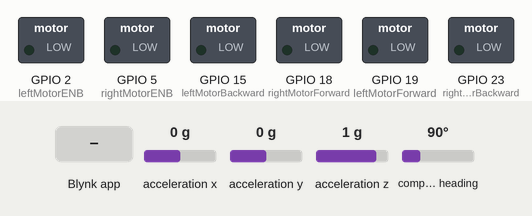
Simulated run of this sketch. Board: ESP32. Parts: switched loads named in the sketch (green lamp = pin HIGH). The inputs (shaded band) are chosen by the test bench; at power-on: compass heading 90°, acceleration x 0 g, acceleration y 0 g, acceleration z 1 g. WiFi joins after 1.5 s; servers stay silent unless stated.

Above: at 4.0 s.
4.1 s: Blynk app writes 1 to V5
At 4.6 s:
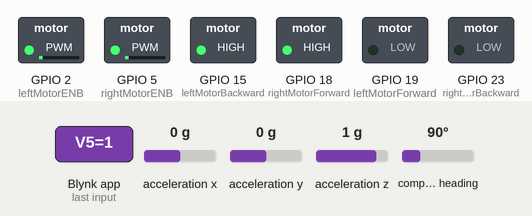
5.6 s: compass heading set to 177°
At 6.2 s:
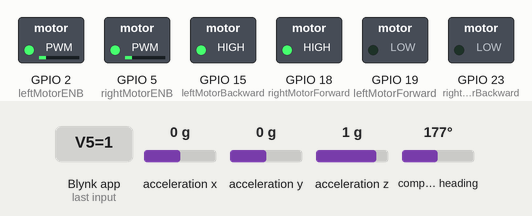
7.1 s: compass heading set to 187°
At 7.7 s:
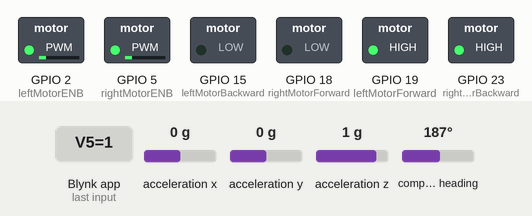
8.6 s: Blynk app writes 0 to V6
At 9.3 s:
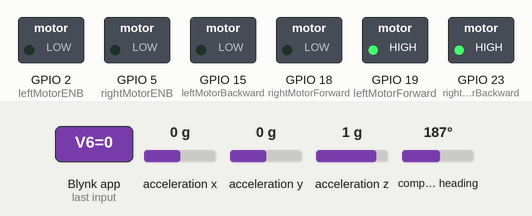
10.1 s: Blynk app writes 200 to V6
At 10.8 s:
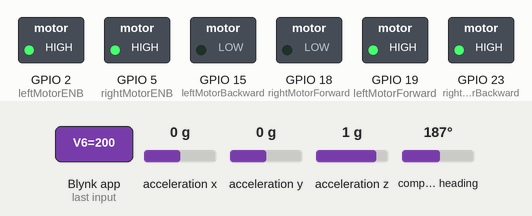
11.6 s: compass heading set to 7°
At 12.4 s:
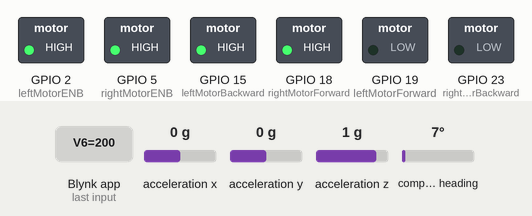
Timing chart, 0 to 14.1 s (numbered marks = the images above; inputs shaded):
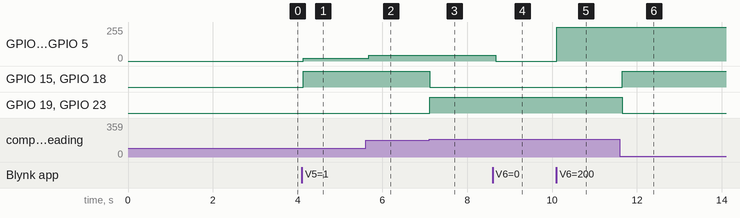

Measured:
- the behaviour switches between 180 and 181° on compass heading (found by bisection; images 2 and 3)
- after the input at 4.1 s, GPIO 2 (leftMotorENB), GPIO 5 (rightMotorENB): 0/255 → 22/255 at once; GPIO 15 (leftMotorBackward), GPIO 18 (rightMotorForward): LOW → HIGH at once
- after the input at 5.6 s, GPIO 2 (leftMotorENB), GPIO 5 (rightMotorENB): 22/255 → 44/255 after 0.08 s
- after the input at 7.1 s, GPIO 15 (leftMotorBackward), GPIO 18 (rightMotorForward): HIGH → LOW at once; GPIO 19 (leftMotorForward), GPIO 23 (rightMotorBackward): LOW → HIGH at once
- after the input at 8.6 s, GPIO 2 (leftMotorENB), GPIO 5 (rightMotorENB): 44/255 → 0/255 after 0.07 s
- after the input at 10.1 s, GPIO 2 (leftMotorENB), GPIO 5 (rightMotorENB): 0/255 → 255/255 at once
- after the input at 11.6 s, GPIO 15 (leftMotorBackward), GPIO 18 (rightMotorForward): LOW → HIGH after 0.06 s; GPIO 19 (leftMotorForward), GPIO 23 (rightMotorBackward): HIGH → LOW after 0.06 s

The sketch:

BNO055TurnTo.ino
```cpp
/*
                        BNO055TurnTo.ino
                  Created by: Anthony Scalise

    This program uses blynk ui api to control an ESP32 over wifi
    from a to test and debug MPU PID turn to functionality.
*/

#include <WiFi.h>
#include <Wire.h>
#include <WiFiClient.h>
#include <Adafruit_Sensor.h>
#include <Adafruit_BNO055.h>
#include <BlynkSimpleEsp32.h>
#include <utility/imumaths.h>

//  #define SERIAL_DEBUG_LOGS //This line enables logs

//This creates the log function which can be turned off
#ifdef SERIAL_DEBUG_LOGS
#define logP(a) Serial.print(a);
#define logPL(a) Serial.println(a);
#else
#define logP(a)
#define logPL(a)
#endif

#define BNO055_SAMPLERATE_DELAY_MS (100)
Adafruit_BNO055 bno = Adafruit_BNO055(55, 0x28);

const byte leftMotorForward = 19;  //Pin constant for left motor forwards
const byte rightMotorForward = 18;  //Pin constant for right motor forwards
const byte leftMotorBackward = 15;  //Pin constant for left motor backwards
const byte rightMotorBackward = 23;  //Pin constant for right motor backwards
const byte leftMotorENB = 2;  //Pin constant for left motor speed
const byte rightMotorENB = 5; //Pin constant for right motor speed
const byte motorPinList[] = {leftMotorForward, rightMotorForward, leftMotorBackward, rightMotorBackward, leftMotorENB, rightMotorENB};
const int pwmFrequency = 30000;  //Frequency constant for pwm output
const int pwmResolution = 10; //Resolution constant for pwm output
const int leftMotorPwmChannel = 0;  //Channel constant left channel pwm output
const int rightMotorPwmChannel = 1; //Channel constant right channel pwm output

//PID constants
double kp = 1;
double ki = 1;
double kd = 1;

//PID used values
const int degreeDeadZone = 3;
unsigned long currentTime, previousTime;
double elapsedTime;
double error;
double lastError;
double input, output, setPoint;
double cumError, rateError;

double RobotYaw;
double PIDOutput;

char auth[] = "WNlAZ0F86VaOY9xX8EWSWp56Upvk45Yi"; //This is where you put your Blynk project ID
char ssid[] = "NETGEAR91";  //This is your LAN WiFi SSID
char pass[] = "curlyshrub060";  //This is your LAN WiFi password

sensor_t sensor;  //Variable for sensor object
sensors_event_t event;  //Varable for sensor returned data

enum RobotModes{teleop, autonomous, square, usdar, circleObject}; //Robot modes for Blynk selection
RobotModes robotMode = teleop;  //Current mode robot should be in

bool isEnabled = false; //Variable to hold state of enabled button

/*  This function allows for motor control by giving a value of power for each side from 1023 to -1023.
    Positive is forwards, negative is reverse, 0 is stopped */
void moveMotors(int powL, int powR) {
  limitRange(powL, 1023, -1023);  //Limits range of left power
  limitRange(powR, 1023, -1023);  //Limits range of right power
  logPL("\nLeft Power: "+String(powL)+"   Right Power: "+String(powR)+"\n");  //Print powers after limiting
  ledcWrite(leftMotorPwmChannel, abs(powL));  //Sets left motor power
  ledcWrite(rightMotorPwmChannel, abs(powR)); //Sets right motor power
  digitalWrite(leftMotorForward, (powL>0)? HIGH : LOW); //If left power is greater than zero set left forward true
  digitalWrite(rightMotorForward, (powR>0)? HIGH : LOW);  //If right power is greater than zero set right forwards true
  digitalWrite(leftMotorBackward, (powL<0)? HIGH : LOW);  //If left power is less than zero set left backwards true
  digitalWrite(rightMotorBackward, (powR<0)? HIGH : LOW); //If right power is less than zero set right backwards true
}

//This function initializes motors
void initializeMotors(void) {
  for(int i=0;i<6;i++) {  //Iterate through motor pin list
    pinMode(motorPinList[i], OUTPUT);  //Set motor pin as output
    digitalWrite(motorPinList[i], LOW);  //Set motor pin low
  }
  ledcSetup(leftMotorPwmChannel, pwmFrequency, pwmResolution);
  ledcSetup(rightMotorPwmChannel, pwmFrequency, pwmResolution);
  ledcAttachPin(leftMotorENB, leftMotorPwmChannel);
  ledcAttachPin(rightMotorENB, rightMotorPwmChannel);
}

//This function sets up the Blynk controler connection
void initializeBlynk(void) {
  Blynk.begin(auth, ssid, pass, IPAddress(192,168,0,60), 8080); //Starts Blynk connection
  logP("Waiting for connections...");
  while(!Blynk.connected()) {logP(".");} logPL("Done!"); //Waits for connection
  Blynk.virtualWrite(V5, 0);  //Sets the initial value of enable button
  //Blynk.virtualWrite(V6, 0);  //Sets the initial value of Kp
  //Blynk.virtualWrite(V7, 0);  //Sets the initial value of Ki
  //Blynk.virtualWrite(V8, 0);  //Sets the initial value of Kd
  Blynk.virtualWrite(V9, 0);  //Sets the initial value of Robot Yaw display
  Blynk.virtualWrite(V10, 0);  //Sets the initial value of PID output display
  Blynk.virtualWrite(V1, 180);  //Sets the initial value of set point slider
}

BLYNK_WRITE(V1) {setPoint = param.asInt();} //Sets the set point from 0 to 360 degrees
BLYNK_WRITE(V5) {isEnabled = (param.asInt()==1);} //Sets the state of enabled button
BLYNK_WRITE(V6) {kp = param.asInt();} //Sets the value of Kp
BLYNK_WRITE(V7) {ki = param.asInt();} //Sets the value of Ki
BLYNK_WRITE(V8) {kd = param.asInt();} //Sets the value of Kd
BLYNK_READ(V9) {Blynk.virtualWrite(V9, int(RobotYaw));} //Sets the value of Kd
BLYNK_READ(V10) {Blynk.virtualWrite(V10, int(PIDOutput));} //Sets the value of Kd

void setup(void) {
  Serial.begin(115200);
  initializeMotors(); //Setup motors
  initializeBlynk();  //Setup blynk connection
  bno.getSensor(&sensor); //Gets sensor data for debugging and testing use
  if(!bno.begin()) {while(1);}  //Makes sure imu is connected and if not does not continue
  delay(1000);  //Wait 1 second
  bno.setExtCrystalUse(true); //Set MPU to use onboard external oscillator
}

void loop(void) {
  Blynk.run();  //Update blynk data
  logP("HEADING YAW: "+String(readYaw())+"\t"); //Print current yaw
  RobotYaw = readYaw(); //Set yaw display value to current yaw
  if (isEnabled) {  //Checks if enabled on blynk ui
    turnTo(); //Turn to set point
  } else {
    moveMotors(0, 0);
  }
  delay(100); //Wait 100 milliseconds
}

//This function uses the yawPid to turn to the degree setPoint
void turnTo(void) {
  int correction = yawPid(readYaw()); //Get the pid output for current yaw and current setPoint
  logPL("TURN TO CORRECTION: "+String(correction));
  PIDOutput = correction; //Set display value to output
  moveMotors(correction, -correction);  //Set motors to the apropriate output of the pid
}

//This function gets the difference in degrees between two given degrees. Negative is left, Positive is right
int degreeDifference(int currentDeg, int targetDeg) {
  int angleDiff = (targetDeg-currentDeg); //Get the difference between the angles
  if (angleDiff > 180) {angleDiff = ((360-angleDiff)*(-1));}  //Correct difference if greater than 180 to the right
  if (angleDiff < -180) {angleDiff += 360;} //Correct difference if greater than 180 to the left
  return angleDiff; //Returns corrected angle differnce
}

//Limits the variable input based on a given range
void limitRange(int& input, int maxLim, int minLim) {
  if (input > maxLim) {input = maxLim;} //Sets max if above range
  if (input < minLim) {input = minLim;} //Sets min if bellow range
}

//Reads and returns the BNO055 MPU yaw in degrees as a double
double readYaw(void) {
  bno.getEvent(&event); //Gets sensor data and puts it in event
  double yawVal = (event.orientation.x); //Gets yaw orientation in degrees after sensor fusion algorithm
  return yawVal; //Returns the yaw degree value
}

//This function calculates yawPid
double yawPid(double inp) {
  currentTime = millis(); //Get current time
  elapsedTime = (double)(currentTime-previousTime); //Compute elapsed time
/*
  int degDiff = degreeDifference(inp, setPoint);  //Get error between current and setpoint
  error = (abs(degDiff)>degreeDeadZone)? degDiff : 0; //Set error to error if outside dead zone
*/
  error = degreeDifference(inp, setPoint);
  cumError += (error - lastError)/elapsedTime;  //Compute integral
  rateError = (error - lastError)/elapsedTime;  //Computer derivative
  double out = (kp*error + ki*cumError + kd*rateError); //Calculate pid
  lastError = error;  //Remember error
  previousTime = currentTime; //Remember current time
  return out; //Return result
}
```
